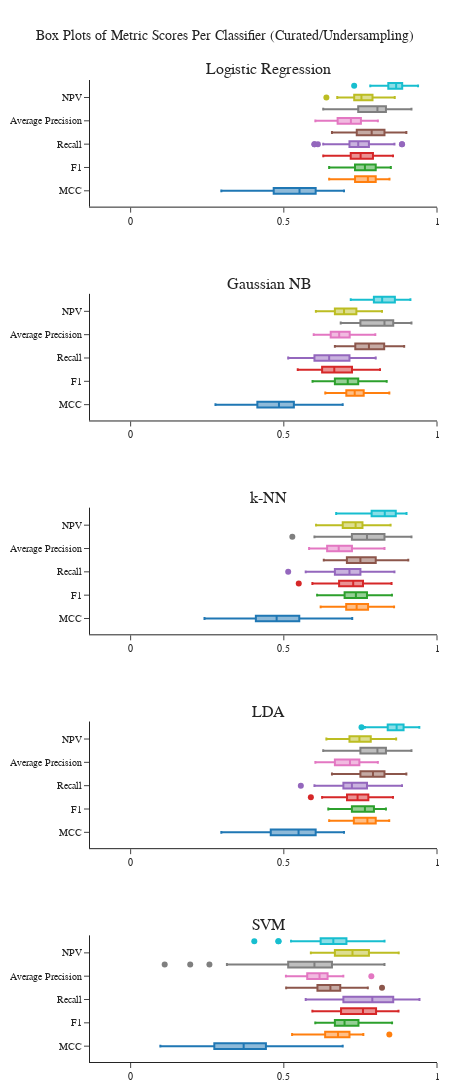

The notebook cell this image was saved under:
### Code cell
scores_fig_u2 = metric_box_plots(all_dfs_u2, classifier_names, 'Box Plots of Metric Scores Per Classifier (Curated/Undersampling)', [-0.1, 1])
pio.show(scores_fig_u2)
